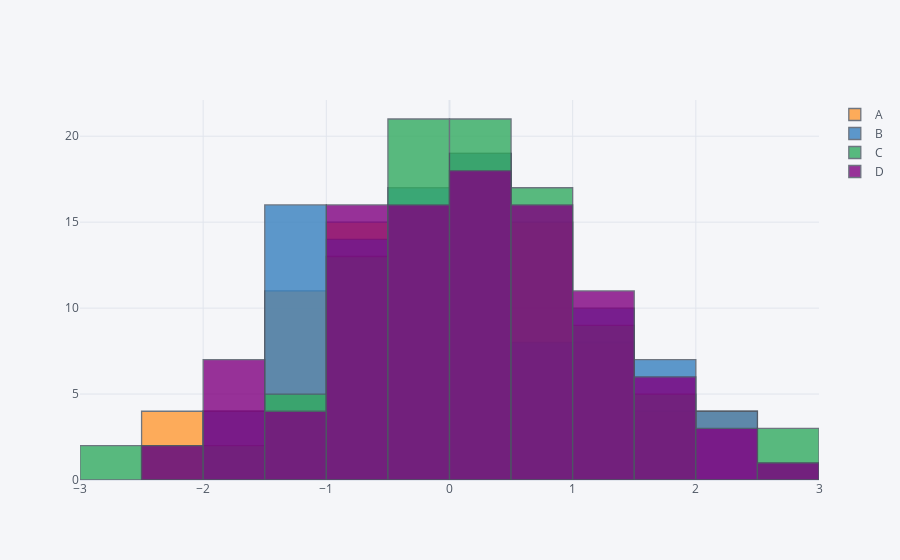

The notebook cell this image was saved under:
### Code cell
df.iplot(kind = 'hist')
#overlapping histogram for all columns.
